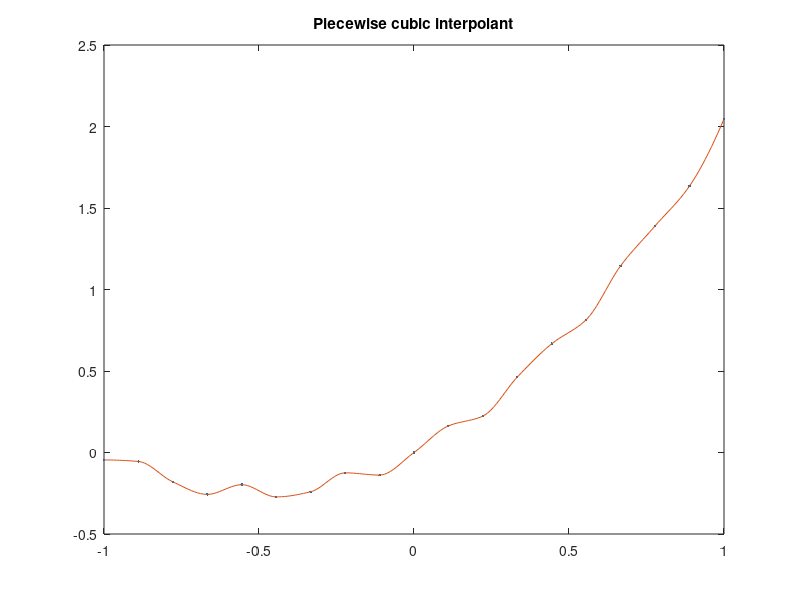

Reproduce this figure in MATLAB.
%%
n = 18;
t = linspace(-1,1,n+1)';  y = t.^2 + t + 0.05*sin(20*t);
clf, plot(t,y,'.')
 
%%
% By default |interp1| gives us an interpolating function that is linear
% between each pair of consecutive nodes.
x = linspace(-1,1,200)';
hold on, plot(x,interp1(t,y,x))
title('Piecewise linear interpolant')    % ignore this line

%%
% We may instead request a smoother interpolant that is piecewise cubic.
cla
plot(t,y,'.')
plot(x,interp1(t,y,x,'cubic'))
title('Piecewise cubic interpolant')   % ignore this line
